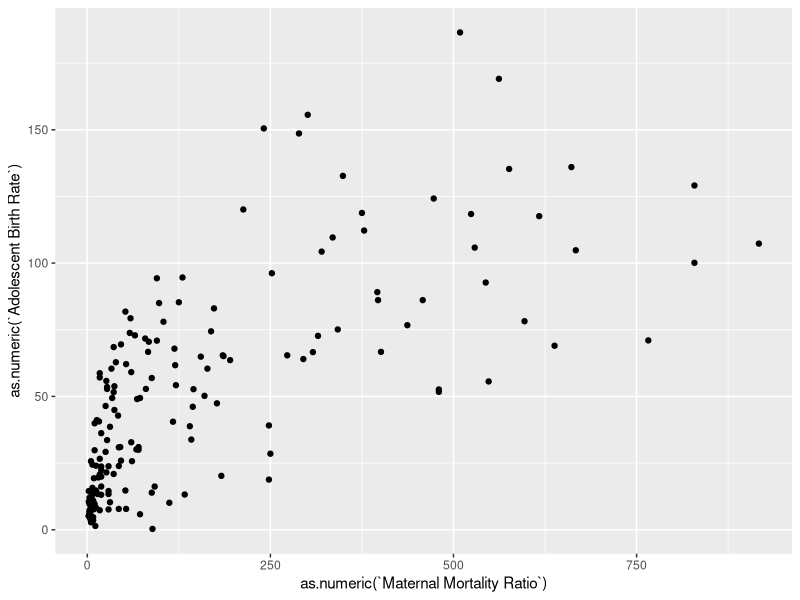
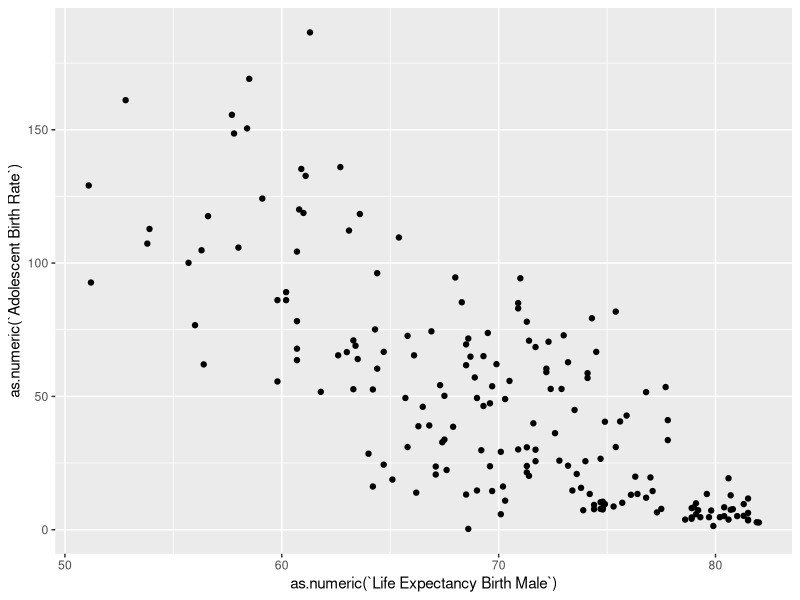
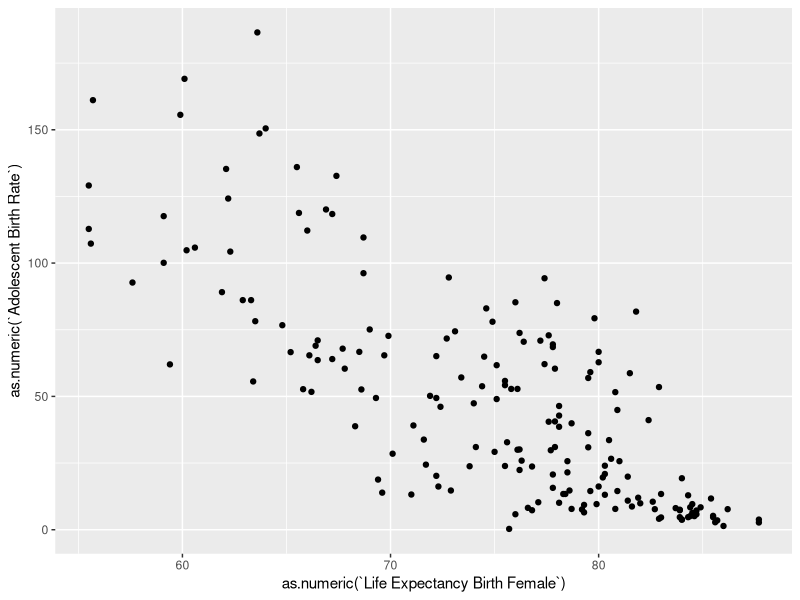

Source code (R) for these figures, in order:
## ---- chunk 1
library(tidyverse)
library(dplyr)
library(ggplot2)

knitr::opts_chunk$set(eval = TRUE, echo = FALSE, message = FALSE, warning = FALSE)
## ---- chunk 2
hdi1 <- read.csv("../data/HDI_Table1.csv")
hdi4 <- read.csv("../data/HDI_Table4.csv")
hdi5 <- read.csv("../data/HDI_Table5.csv")
hdi8 <- read.csv("../data/HDI_Table8.csv")
hdi10 <- read.csv("../data/HDI_Table10.csv")
adolescent_births <- read.csv("../data/Adolescent_Births.csv")
contraceptive_prevalence <- read.csv("../data/Contraceptive_Prevalence.csv")
## ---- chunk 3
hdi1_clean <- slice(hdi1, -c(1:7, 74, 128, 166, 200, 207:270))
hdi1_clean <- select(hdi1_clean, select = -c(X.1, X.3, X.5, X.7, X.9, X.11))
names(hdi1_clean) <- c("HDI Rank", "Country", "HDI 2019", "Life Expectancy Birth", "Expected Years Schooling", "Mean Years Schooling", "GNI Per Capita", "GNI Per Capita Minus HDI", "HDI 2018")

hdi4_clean <- slice(hdi4, -c(1:7, 74, 128, 166, 200, 207:264))
hdi4_clean <- select(hdi4_clean, select = -c(X.1, X.3, X.5, X.7, X.9, X.11, X.13, X.15, X.17, X.19, X.21, X.23))
names(hdi4_clean) <- c("HDI Rank", "Country", "Gender Development Index", "Gender Development Index Group", "HDI Female", "HDI Male", "Life Expectancy Birth Female", "Life Expectancy Birth Male", "Expected Years Schooling Female", "Expected Years Schooling Male", "Mean Years Schooling Female", "Mean Years Schooling Male", "Estimated GNI per Capita Female", "Estimated GNI per Capita Male")

hdi5_clean <- slice(hdi5, -c(1:7, 74, 128, 166, 200, 207:270))
hdi5_clean <- select(hdi5_clean, select = -c(X.1, X.3, X.5, X.7, X.9, X.11, X.13, X.15, X.17))
names(hdi5_clean) <- c("HDI Rank", "Country", "Gender Development Index", "Gender Development Index Rank", "Maternal Mortality Ratio", "Adolescent Birth Rate", "Seats Parliament Female", "Secondary Education Female", "Secondary Education Male", "Labour Participation Female", "Labour Participation Male")

hdi8_clean <- slice(hdi8, -c(1:7, 74, 128, 166, 200, 207:264))
hdi8_clean <- select(hdi8_clean, select = -c(X.1, X.3, X.5, X.7, X.9, X.11, X.13, X.15, X.17, X.19, X.21, X.23, X.25, X.27, X.29 : X.33))
names(hdi8_clean) <- c("HDI Rank", "Country", "Infants Breastfed", "Lack DTP Immunization", "Lack Measles Immunization", "Child Malnutrition", "Mortality Rate Infant", "Mortality Rate Under 5", "Mortality Rate Female", "Mortality Rate Male", "Mortality Rate Noncommunicable Female", "Mortality Rate Noncommunicable Male", "Malaria Incidence", "TB Incidence", "HIV Prevalence", "Healthy Life Expectancy at Birth", "Health Expenditure of GDP")

hdi10_clean <- slice(hdi10, -c(1:7, 74, 128, 166, 200, 207:260))
hdi10_clean <- select(hdi10_clean, select = -c(X.1, X.3, X.5, X.7, X.9, X.11, X.13, X.15, X.17, X.19, X.21, X.23))
names(hdi10_clean) <- c("HDI Rank", "Country", "GDP", "GDP per Capita", "GDP Annual Growth", "Labour Share", "Gross Fixed Capital Formation of GDP", "General Government Consumption of GDP", "General Government Consumption Annual Growth", "Total Tax Revenue of GDP", "Taxes Income Profits Capital Gains of TTR", "External Debt Stock of GNI", "Total Debt Service of GNI", "Consumer Price Index")

adolescent_births_clean <- select(adolescent_births, select = c(ParentLocation, Location, Period, IsLatestYear, FactValueNumeric, Value))
names(adolescent_births_clean) <- c("World Region", "Country", "Period", "Is Latest Year", "Adolescent Births", "Adolescent Births Text")

contraceptive_prevalence_clean <- slice(contraceptive_prevalence, -c(1:8))
contraceptive_prevalence_clean <- select(contraceptive_prevalence_clean, select = c(X, X.2, X.3, X.4, X.5, X.6, X.19))
names(contraceptive_prevalence_clean) <- c("Country", "Survey Start Year", "Survey End Year", "Age Group", "Contraceptive Any Method", "Contraceptive Modern Method", "Contraceptive Traditional Method")
## ---- chunk 4

country_joined <- hdi1_clean %>%
  inner_join(hdi10_clean, by = "Country")%>%
  inner_join(hdi4_clean, by = "Country")%>%
  inner_join(hdi5_clean, by = "Country")%>%
  inner_join(hdi8_clean, by = "Country")

contraceptives_joined <- contraceptive_prevalence_clean %>%
  inner_join(adolescent_births_clean, by = "Country")
## ---- chunk 5

## ---- chunk 6

## ---- chunk 7
ggplot(country_joined, aes(x = as.numeric(`Maternal Mortality Ratio`), 
                           y = as.numeric(`Adolescent Birth Rate`))) +
  geom_point()

## ---- chunk 8

## ---- chunk 9
#country_joined %>%
  #filter(is.na())
## ---- chunk 10
ggplot(country_joined, aes(x = as.numeric(`Life Expectancy Birth Male`), 
                           y = as.numeric(`Adolescent Birth Rate`))) +
  geom_point()
ggplot(country_joined, aes(x = as.numeric(`Life Expectancy Birth Female`), 
                           y = as.numeric(`Adolescent Birth Rate`))) +
  geom_point()
## ---- chunk 11

## ---- chunk 12

## ---- chunk 13

